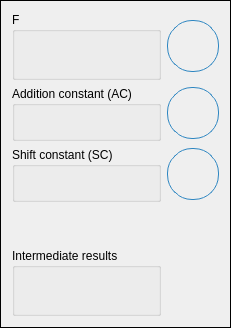
      <widget class="QFrame" name="frame_21">
       <property name="sizePolicy">
        <sizepolicy hsizetype="Expanding" vsizetype="Expanding">
         <horstretch>0</horstretch>
         <verstretch>0</verstretch>
        </sizepolicy>
       </property>
       <property name="frameShape">
        <enum>QFrame::Shape::Box</enum>
       </property>
       <layout class="QGridLayout" name="gridLayout">
        <item row="2" column="1">
         <widget class="QPushButton" name="operator4">
          <property name="sizePolicy">
           <sizepolicy hsizetype="Expanding" vsizetype="Expanding">
            <horstretch>0</horstretch>
            <verstretch>0</verstretch>
           </sizepolicy>
          </property>
          <property name="minimumSize">
           <size>
            <width>52</width>
            <height>52</height>
           </size>
          </property>
          <property name="styleSheet">
           <string notr="true">QPushButton {
    background-color: qlineargradient(
        x1: 0, y1: 0, x2: 0, y2: 1,
        stop: 0 #73C2FB, stop: 1 #2E86C1);
    border: 1px solid #2E86C1;
    border-radius: 25px;
    min-width: 50px;
    min-height: 50px;
    max-width: 50px;
    max-height: 50px;
}</string>
          </property>
          <property name="text">
           <string/>
          </property>
          <property name="icon">
           <iconset resource="../../resources.qrc">
            <normaloff>:/icons/iconsDark/rotate_left.png</normaloff>:/icons/iconsDark/rotate_left.png</iconset>
          </property>
          <property name="iconSize">
           <size>
            <width>35</width>
            <height>35</height>
           </size>
          </property>
         </widget>
        </item>
        <item row="2" column="0">
         <widget class="QGroupBox" name="groupSC">
          <property name="sizePolicy">
           <sizepolicy hsizetype="Expanding" vsizetype="Expanding">
            <horstretch>0</horstretch>
            <verstretch>0</verstretch>
           </sizepolicy>
          </property>
          <property name="title">
           <string>Shift constant (SC)</string>
          </property>
          <layout class="QVBoxLayout" name="verticalLayoutSC">
           <item>
            <widget class="QLabel" name="labelSC">
             <property name="text">
              <string/>
             </property>
            </widget>
           </item>
          </layout>
         </widget>
        </item>
        <item row="1" column="1">
         <widget class="QPushButton" name="operator2">
          <property name="sizePolicy">
           <sizepolicy hsizetype="Expanding" vsizetype="Expanding">
            <horstretch>0</horstretch>
            <verstretch>0</verstretch>
           </sizepolicy>
          </property>
          <property name="minimumSize">
           <size>
            <width>52</width>
            <height>52</height>
           </size>
          </property>
          <property name="styleSheet">
           <string notr="true">QPushButton {
    background-color: qlineargradient(
        x1: 0, y1: 0, x2: 0, y2: 1,
        stop: 0 #73C2FB, stop: 1 #2E86C1);
    border: 1px solid #2E86C1;
    border-radius: 25px;
    min-width: 50px;
    min-height: 50px;
    max-width: 50px;
    max-height: 50px;
}</string>
          </property>
          <property name="text">
           <string/>
          </property>
          <property name="icon">
           <iconset resource="../../resources.qrc">
            <normaloff>:/icons/iconsDark/plus-circle.png</normaloff>:/icons/iconsDark/plus-circle.png</iconset>
          </property>
          <property name="iconSize">
           <size>
            <width>35</width>
            <height>35</height>
           </size>
          </property>
         </widget>
        </item>
        <item row="0" column="1">
         <widget class="QPushButton" name="operator1">
          <property name="enabled">
           <bool>true</bool>
          </property>
          <property name="sizePolicy">
           <sizepolicy hsizetype="Expanding" vsizetype="Expanding">
            <horstretch>0</horstretch>
            <verstretch>0</verstretch>
           </sizepolicy>
          </property>
          <property name="minimumSize">
           <size>
            <width>52</width>
            <height>52</height>
           </size>
          </property>
          <property name="styleSheet">
           <string notr="true">QPushButton {
    background-color: qlineargradient(
        x1: 0, y1: 0, x2: 0, y2: 1,
        stop: 0 #73C2FB, stop: 1 #2E86C1);
    border: 1px solid #2E86C1;
    border-radius: 25px;
    min-width: 50px;
    min-height: 50px;
    max-width: 50px;
    max-height: 50px;
}</string>
          </property>
          <property name="text">
           <string/>
          </property>
          <property name="icon">
           <iconset resource="../../resources.qrc">
            <normaloff>:/icons/iconsDark/plus-circle.png</normaloff>:/icons/iconsDark/plus-circle.png</iconset>
          </property>
          <property name="iconSize">
           <size>
            <width>35</width>
            <height>35</height>
           </size>
          </property>
         </widget>
        </item>
        <item row="0" column="0">
         <widget class="QGroupBox" name="groupF">
          <property name="sizePolicy">
           <sizepolicy hsizetype="Expanding" vsizetype="Expanding">
            <horstretch>0</horstretch>
            <verstretch>0</verstretch>
           </sizepolicy>
          </property>
          <property name="minimumSize">
           <size>
            <width>90</width>
            <height>68</height>
           </size>
          </property>
          <property name="title">
           <string>F</string>
          </property>
          <layout class="QVBoxLayout" name="verticalLayout_8">
           <item>
            <widget class="QLabel" name="labelValueF">
             <property name="text">
              <string/>
             </property>
            </widget>
           </item>
          </layout>
         </widget>
        </item>
        <item row="1" column="0">
         <widget class="QGroupBox" name="groupAC">
          <property name="sizePolicy">
           <sizepolicy hsizetype="Expanding" vsizetype="Expanding">
            <horstretch>0</horstretch>
            <verstretch>0</verstretch>
           </sizepolicy>
          </property>
          <property name="title">
           <string>Addition constant (AC)</string>
          </property>
          <layout class="QVBoxLayout" name="verticalLayoutAC">
           <item>
            <widget class="QLabel" name="labelAC">
             <property name="text">
              <string/>
             </property>
            </widget>
           </item>
          </layout>
         </widget>
        </item>
        <item row="4" column="0">
         <widget class="QGroupBox" name="groupBox">
          <property name="sizePolicy">
           <sizepolicy hsizetype="Expanding" vsizetype="Expanding">
            <horstretch>0</horstretch>
            <verstretch>0</verstretch>
           </sizepolicy>
          </property>
          <property name="minimumSize">
           <size>
            <width>90</width>
            <height>68</height>
           </size>
          </property>
          <property name="title">
           <string>Intermediate results</string>
          </property>
          <layout class="QVBoxLayout" name="verticalLayout_12">
           <item>
            <widget class="QLabel" name="label_2">
             <property name="text">
              <string/>
             </property>
            </widget>
           </item>
          </layout>
         </widget>
        </item>
        <item row="3" column="0">
         <spacer name="verticalSpacer_2">
          <property name="orientation">
           <enum>Qt::Orientation::Vertical</enum>
          </property>
          <property name="sizeHint" stdset="0">
           <size>
            <width>20</width>
            <height>40</height>
           </size>
          </property>
         </spacer>
        </item>
       </layout>
      </widget>
